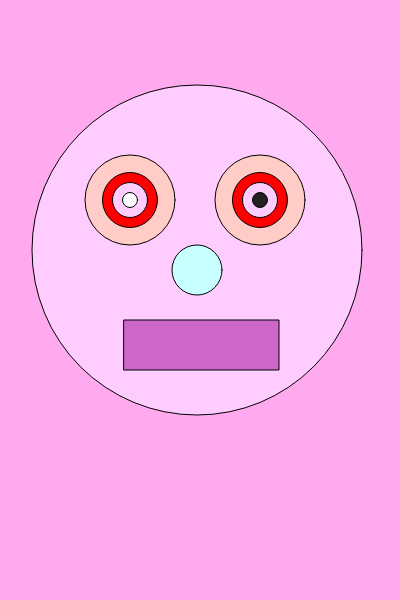
Frame 1 (no input)
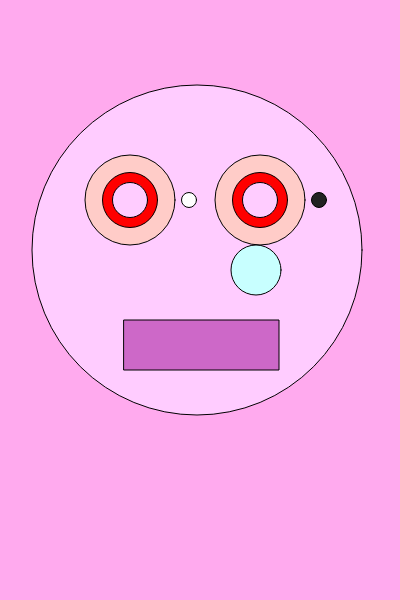
Frame 60 (no input)
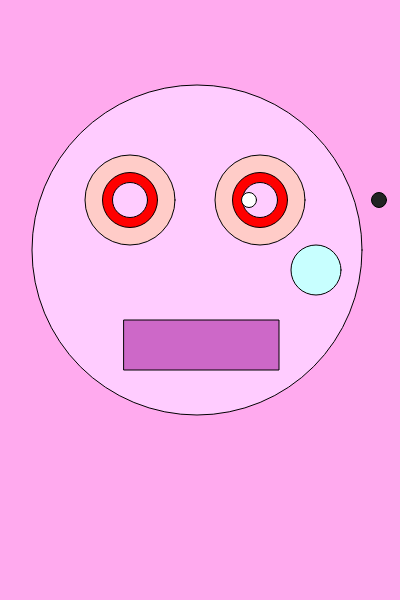
Frame 120 (the mouse pressed at the canvas centre since frame 60)

The p5.js sketch that drew these frames (run headless with seeded random() and noise() and a simulated clock; from frame 60 on, the mouse is pressed at the canvas centre):

// p5.js sketch
// ── sketch.js
let x = 197;
function setup() {
  createCanvas(400, 600);
}

function draw() {
  background("#fae");
  fill(255, 204, 400);
  circle(197, 250, 330);
  // Right Eye
  fill(255, 204, 200);
  circle(260, 200, 90);
  fill("red");
  circle(260, 200, 55);
  fill(255, 204, 500);
  circle(260, 200, 35);
  fill("#222222");
  circle(x + 63, 200, 15);
  // Left eye
  fill(255, 204, 200);
  circle(130, 200, 90);
  fill("red");
  circle(130, 200, 55);
  fill(255, 204, 500);
  circle(130, 200, 35);
  fill("white");
  circle(x - 67, 200, 15);
  // Nose
  fill(200, 400, 255);
  circle(x, 270, 50);
  // fill("blue");
  x = (x + 1) % width
  fill(205, 104, 200);
  rect(124, 320, 155, 50);
  // console.log('x', x);
}
